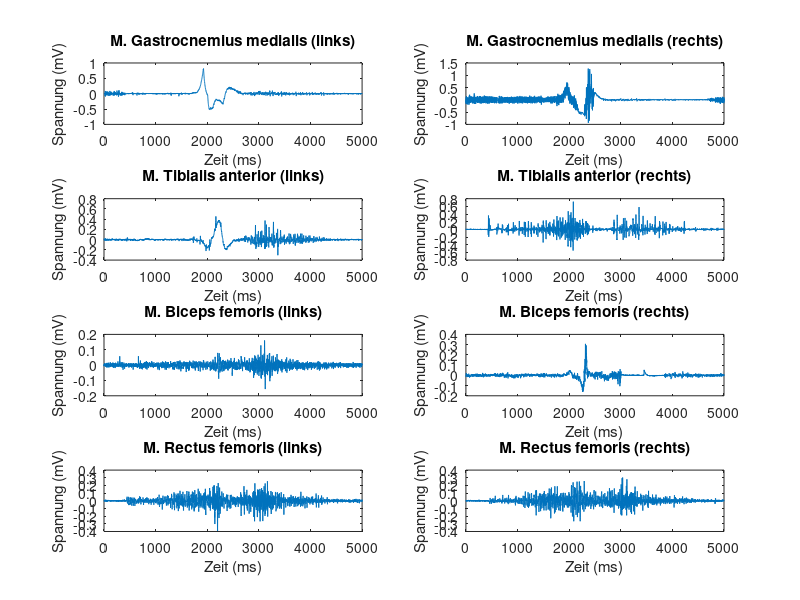
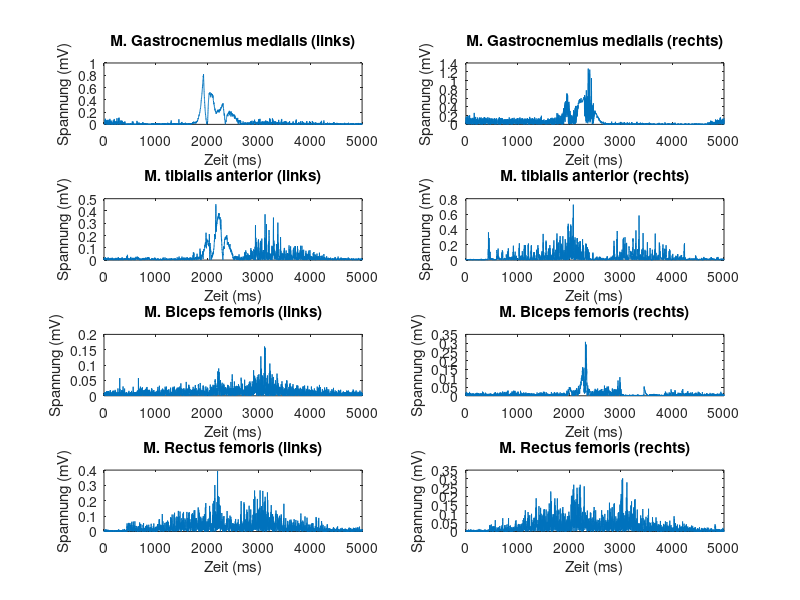
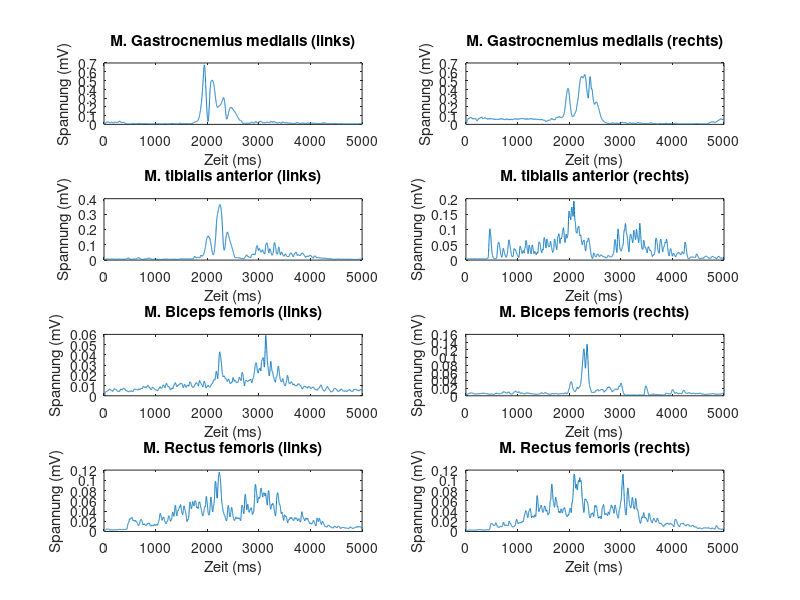
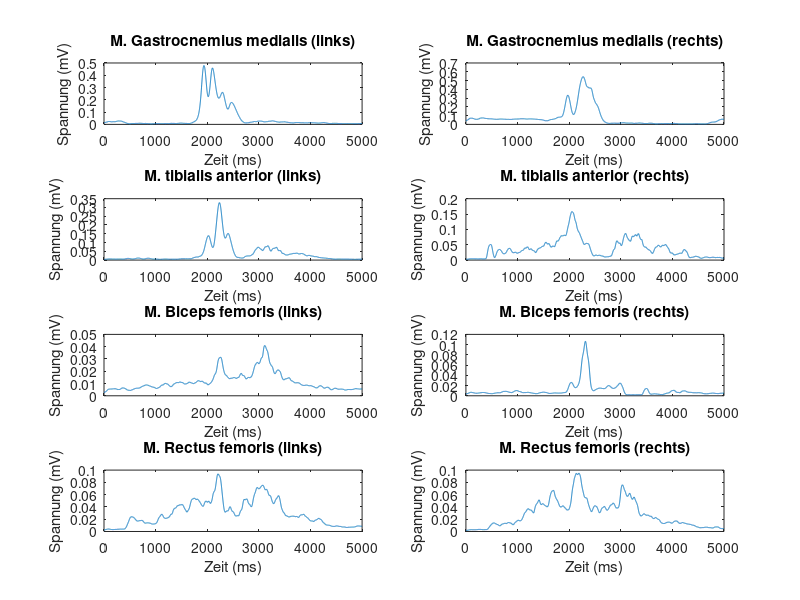

Here is the MATLAB script that generated these plots, in order:
% Elektrophysiologische Daten - Vorverarbeitung

%% Refreshen
clc, clear, close all
pkg load signal

load('Squat1.mat');

%ROHDATEN

figure('name', 'Rohdaten')

% Linke Seite
subplot(4,2,1)
plot(data(:,1))
title('M. Gastrocnemius medialis (links)')
xlabel('Zeit (ms)')
ylabel('Spannung (mV)')

subplot(4,2,3)
plot(data(:,2))
title('M. Tibialis anterior (links)')
xlabel('Zeit (ms)')
ylabel('Spannung (mV)')

subplot(4,2,5)
plot(data(:,3))
title('M. Biceps femoris (links)')
xlabel('Zeit (ms)')
ylabel('Spannung (mV)')

subplot(4,2,7)
plot(data(:,4))
title('M. Rectus femoris (links)')
xlabel('Zeit (ms)')
ylabel('Spannung (mV)')

% Rechte Seite
subplot(4,2,2)
plot(data(:,5))
title('M. Gastrocnemius medialis (rechts)')
xlabel('Zeit (ms)')
ylabel('Spannung (mV)')

subplot(4,2,4)
plot(data(:,6))
title('M. Tibialis anterior (rechts)')
xlabel('Zeit (ms)')
ylabel('Spannung (mV)')

subplot(4,2,6)
plot(data(:,7))
title('M. Biceps femoris (rechts)')
xlabel('Zeit (ms)')
ylabel('Spannung (mV)')

subplot(4,2,8)
plot(data(:,8))
title('M. Rectus femoris (rechts)')
xlabel('Zeit (ms)')
ylabel('Spannung (mV)')


% Vollgleichrichtung
data_abs = abs(data);

% Plot zum grafischen Überprüfen
figure('name', 'Vollgleichgerichtet')

subplot_titles_left = {'M. Gastrocnemius medialis (links)', 'M. tibialis anterior (links)', ...
    'M. Biceps femoris (links)', 'M. Rectus femoris (links)'};

subplot_titles_right = {'M. Gastrocnemius medialis (rechts)', 'M. tibialis anterior (rechts)', ...
    'M. Biceps femoris (rechts)', 'M. Rectus femoris (rechts)'};

for muscle = 1 : 4
    subplot(4,2,2*(muscle-1)+1) % Linker Subplot
    plot(data_abs(:,muscle))
    xlabel('Zeit (ms)')
    ylabel('Spannung (mV)')
    title(subplot_titles_left{muscle})

    subplot(4,2,2*muscle) % Rechter Subplot
    plot(data_abs(:,muscle+4))
    xlabel('Zeit (ms)')
    ylabel('Spannung (mV)')
    title(subplot_titles_right{muscle})
end

% Digitales Filtern


% Da Menschen keine Bewegungen erzeugen können, die sich oberhalb von 10 Hz abspielen, liegt es hier nahe,
% einen Butterworth Filter 2ter Ordnung mit lowpass Eigenschaften & einer Cutoff Frequency von 10 Hz zu erstellen


cutoff = 10;
freq = 1000;
order = 2;
[b,a] = butter(order, cutoff/(freq/2), 'low');  % cutoff/(freq/2) = weil die Filterfrequenz in radians angegeben werden muss
data_filt = filter(b,a, data_abs);
% Plot zum grafischen Überprüfen
figure('name', 'Gefiltert')

for muscle = 1 : 4
    subplot(4,2,2*(muscle-1)+1) % Linker Subplot
    plot(data_filt(:,muscle))
    xlabel('Zeit (ms)')
    ylabel('Spannung (mV)')
    title(subplot_titles_left{muscle})

    subplot(4,2,2*muscle) % Rechter Subplot
    plot(data_filt(:,muscle+4))
    xlabel('Zeit (ms)')
    ylabel('Spannung (mV)')
    title(subplot_titles_right{muscle})
end

% Probiert unterschiedliche Cutoff Frequenzen aus und stellt die so gefilterten
% Daten wieder grafisch dar.


% 2c): Glätten
% mittelwert von den gefilterten daten alle 100 frames = Datasmooth
window_length = 100;
data_smooth = movfun(@mean, data_filt, window_length);

% Plot zum grafischen Überprüfen
figure('name', 'Geglättet')

for muscle = 1 : 4
    subplot(4,2,2*(muscle-1)+1) % Linker Subplot
    plot(data_smooth(:,muscle))
    xlabel('Zeit (ms)')
    ylabel('Spannung (mV)')
    title(subplot_titles_left{muscle})

    subplot(4,2,2*muscle) % Rechter Subplot
    plot(data_smooth(:,muscle+4))
    xlabel('Zeit (ms)')
    ylabel('Spannung (mV)')
    title(subplot_titles_right{muscle})
end

% Maximale aktivierung des Muskels um Zeitpunkt in der Bewegung zu analysieren
% Peak von Rectus Femoris um auf tiefsten punkt der Kniebeuge schließen könnte.
% maximale Aktivierung der Kniestrecker durch Dehnungs Verkürzungszyklus?
%Zudem sind die Maxima auf beiden Seiten zu ca. demselben Zeitpunkt

[pks, locs] = findpeaks(data_smooth(:,4), 'MinPeakDistance', 5000, 'MinPeakHeight', 0.02);


figure('name', 'Peaks testen')
subplot(2,1,1)
title('Geglättete Daten (M. Rectus femoris (links))')
hold('on')
plot(data_smooth(:,4))
ylim([0, 0.12]);
xlabel('Zeit (ms)')
ylabel('Spannung (mV)')
line ([locs locs], [0 pks], 'color', 'r');

[pks, max_akt] = findpeaks(data_smooth(:,3), 'MinPeakDistance', 5000, 'MinPeakHeight', 0.02);
subplot(2,1,2) % Rechter Subplot
title('Geglättete Daten (M. Bizeps femoris (links))')
hold('on')
plot(data_smooth(:,3))
ylim([0, 0.12]);
xlabel('Zeit (ms)')
ylabel('Spannung (mV)')
line ([max_akt max_akt], [0 pks], 'color', 'r');

[pks, locs] = findpeaks(data_smooth(:,4), 'MinPeakDistance', 5000, 'MinPeakHeight', 0.02);


figure('name', 'Peaks testen')
subplot(2,1,1)
title('Geglättete Daten (M. Rectus femoris (rechts))')
hold('on')
plot(data_smooth(:,8))
ylim([0, 0.12]);
xlabel('Zeit (ms)')
ylabel('Spannung (mV)')
line ([locs locs], [0 pks], 'color', 'r');

[pks, max_akt] = findpeaks(data_smooth(:,7), 'MinPeakDistance', 5000, 'MinPeakHeight', 0.02);
subplot(2,1,2) % Rechter Subplot
title('Geglättete Daten (M. Bizeps femoris (rechts))')
hold('on')
plot(data_smooth(:,7))
ylim([0, 0.12]);
xlabel('Zeit (ms)')
ylabel('Spannung (mV)')
line ([max_akt max_akt], [0 pks], 'color', 'r');
%Maximale Aktivierung der anderen Muskeln

figure('name', 'Maxima')

for muscle = 1 : 4
  [pks, max_akt] = findpeaks(data_smooth(:,muscle), 'MinPeakDistance', 5000, 'MinPeakHeight', 0.02);
    subplot(4,2,2*(muscle-1)+1) % Linker Subplot
    hold('on')
    plot(data_smooth(:,muscle))
    line ([max_akt max_akt], [0 pks], 'color', 'r');
    xlabel('Zeit (ms)')
    ylabel('Spannung (mV)')
    title(subplot_titles_left{muscle})

    [pks, max_akt] = findpeaks(data_smooth(:,muscle+4), 'MinPeakDistance', 5000, 'MinPeakHeight', 0.02);
    subplot(4,2,2*muscle) % Rechter Subplot
    hold('on')
    plot(data_smooth(:,muscle+4))
    xlabel('Zeit (ms)')
    ylabel('Spannung (mV)')
    line ([max_akt max_akt], [0 pks], 'color', 'r');
    title(subplot_titles_right{muscle})

end

% zur auswertung der Daten sind Mittelwerte Spitzenwerte und Standardabweichungen wichtige Parameter
Max_Mean_Sd_integrale = zeros(8, 4);

for muscles = 1 : 8
  Max_Mean_Sd_integrale(muscles, 1) = max(data_filt(:, muscles));
  Max_Mean_Sd_integrale(muscles, 2) = mean(data_filt(:, muscles));
  Max_Mean_Sd_integrale(muscles, 3) = std(data_filt(:, muscles));
  Max_Mean_Sd_integrale(muscles, 4) = trapz(data_filt(:, muscles));
end

Maximum = Max_Mean_Sd_integrale(:, 1);
mittelwerte = Max_Mean_Sd_integrale(:, 2);
stdabweichung = Max_Mean_Sd_integrale(:, 3);

figure('name', 'Maximum')
bar([Maximum(1:4), Maximum(5:8)])
hold('on')
ylabel('Spannung (mV)')
xticklabels({'M. Gastrocnemius medialis', 'M. tibialis anterior', 'M. Bizeps Femoris', 'M. Rectus Femoris'})
legend('Links', 'Rechts')
title('Maximum')

% Fehlerbalken hinzufügen
x_errorbar = 1:4;
m_errorbar = Maximum(1:4);
s_errorbar = stdabweichung(1:4)';
errorbar(x_errorbar, m_errorbar, s_errorbar, 'b')

x_errorbar = 1:4;
m_errorbar = Maximum(5:8);
s_errorbar = stdabweichung(5:8)';
errorbar(x_errorbar, m_errorbar, s_errorbar, 'r')



integrale= Max_Mean_Sd_integrale(:,4);

% Integrale in einer Abbildung plotten
figure('name', 'Integrale')
bar(integrale)
hold('on')
ylabel('Integral')
xticklabels({'M. Gastrocnemius medialis (links)', 'M. tibialis anterior (links)', 'M. Bizeps Femoris (links)', 'M. Rectus Femoris (links)','M. Gastrocnemius medialis (rechts)', 'M. tibialis anterior (rechts)', 'M. Bizeps Femoris (rechts)', 'M. Rectus Femoris (rechts)'})
title('Integral')

